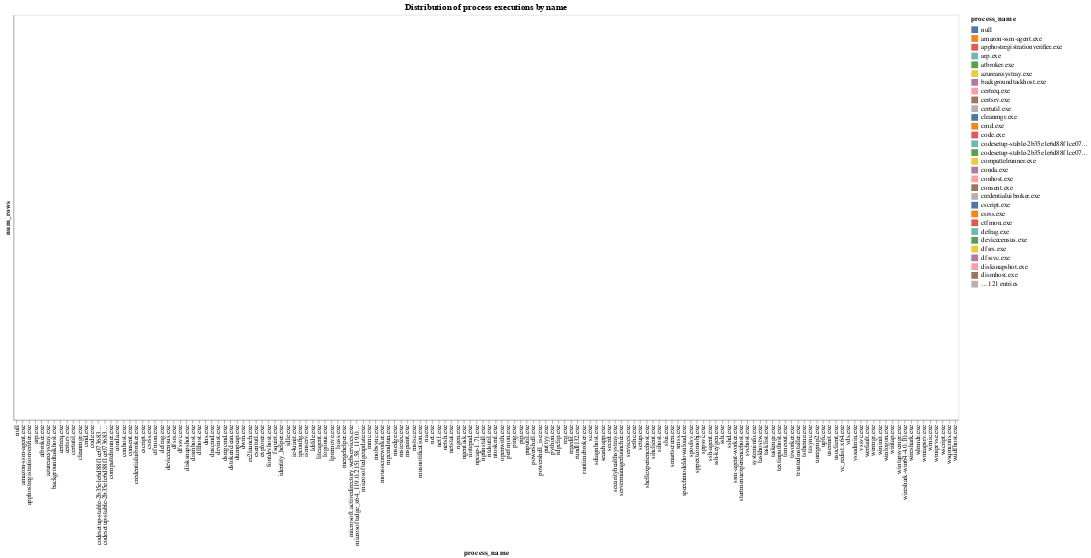

The notebook cell saved with this chart:
### Code cell
alt.Chart(procDF).mark_bar().encode(
    x='process_name',
    y=alt.Y('num_rows',scale=alt.Scale(type="log")),
    color='process_name',
    tooltip=['process_name:N','num_rows:Q'],
).properties(
    width=1400,
    height=600,
    title="Distribution of process executions by name"
).interactive()

### Figure 1 — Vega-Lite specification as saved in the notebook (floating-point values rounded to 4 significant figures; data arrays with more than 128 entries replaced by an {"elided": "..."} marker saying what was removed)
{"config": {"view": {"continuousWidth": 400, "continuousHeight": 300}}, "data": {"name": "data-16a222a2f299577b767ecf8efc1d6ea0"}, "mark": "bar", "encoding": {"color": {"field": "process_name", "type": "nominal"}, "tooltip": [{"field": "process_name", "type": "nominal"}, {"field": "num_rows", "type": "quantitative"}], "x": {"field": "process_name", "type": "nominal"}, "y": {"field": "num_rows", "scale": {"type": "log"}, "type": "quantitative"}}, "height": 600, "selection": {"selector001": {"type": "interval", "bind": "scales", "encodings": ["x", "y"]}}, "title": "Distribution of process executions by name", "width": 1400, "$schema": "https://vega.github.io/schema/vega-lite/v4.17.0.json", "datasets": {"data-16a222a2f299577b767ecf8efc1d6ea0": {"elided": "150 records"}}}
